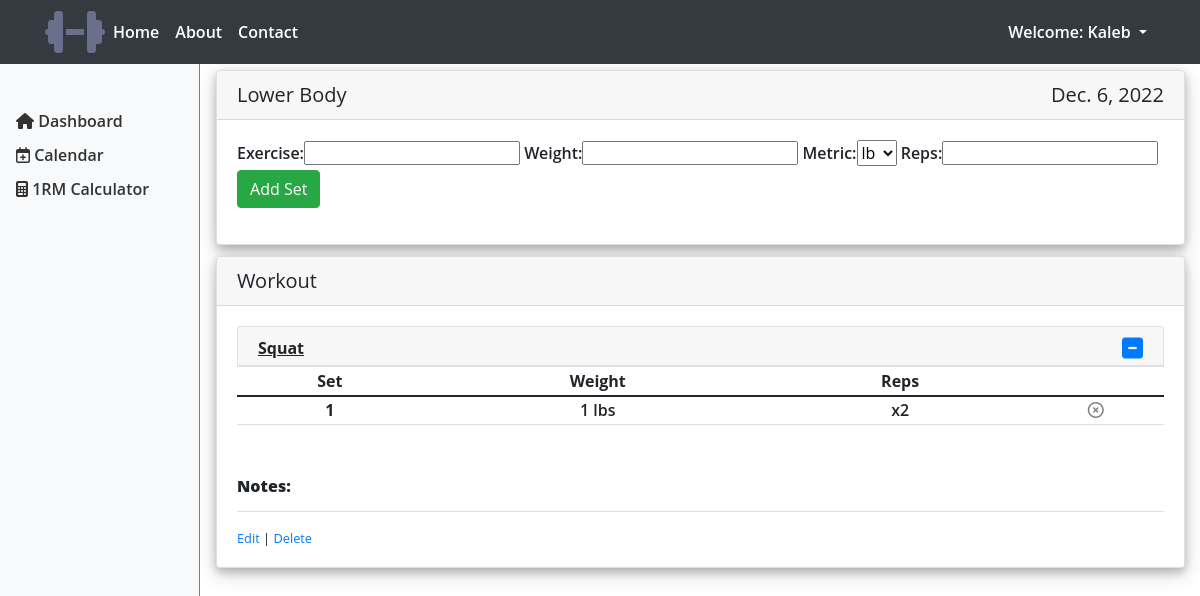
The app's page /10 (signed in) with its own data.
### fit_tracker/models.py (models this page shows, shortened)
class WorkoutName(models.Model):
    name = models.CharField(max_length=200)
    date = models.ForeignKey(
        WorkoutDate, on_delete=models.CASCADE, related_name="workoutname", null=True)

class WorkoutDate(models.Model):
    user = models.ForeignKey(
        User, on_delete=models.CASCADE, related_name="workoutdate", null=True)
    date = models.DateField()
    def __str__(self):
        return str(self.date)

class Exercise(models.Model):
    name = models.CharField(max_length=200)
    workout = models.ForeignKey(
        WorkoutName, on_delete=models.CASCADE, related_name="exercise", null=True)

class ExerciseSet(models.Model):
    METRICS = (
        ("lb", "lb"),
        ("kg", "kg"),
    )
    exercise = models.ForeignKey(
        Exercise, on_delete=models.CASCADE, related_name="exerciseset", null=True)
    weight = models.IntegerField()
    metric = models.CharField(max_length=2, choices=METRICS, default='lb')
    reps = models.IntegerField()

class Note(models.Model):
    notes = RichTextField(blank=True, null=True)
    workout = models.ForeignKey(
        WorkoutName, on_delete=models.CASCADE, related_name="notes", null=True)
    def __str__(self):
        return str(self.notes)

### fit_tracker/views.py (the view)
# urls.py: path("<int:id>", views.index, name="index"),
def index(response, id):
    x = WorkoutName.objects.get(id=id)
    ls = WorkoutDate.objects.get(id=id)
    if response.user != ls.user:
        return HttpResponse(status=403)
    if response.method == "POST":
        if 'notes' in response.POST:
            if x.notes.count() == 0:
                noteform = AdditionalNotes(response.POST)
                if noteform.is_valid():
                    note = noteform.cleaned_data["notes"]
                    n = Note(notes=note)
                    n.save()
                    x.notes.add(n)
            else:
                noteform = AdditionalNotes(response.POST)
                if noteform.is_valid():
                    note = noteform.cleaned_data["notes"]
                    noteId = x.notes.values('id')[0]['id']
                    Note.objects.filter(id=noteId).update(notes=note)
                    noteform = AdditionalNotes()
        else:
            noteform = AdditionalNotes()
        if 'exercise' in response.POST:
            form = LogExercises(response.POST)
            if form.is_valid():
                e = form.cleaned_data["exercise"]
                w = form.cleaned_data["weight"]
                m = form.cleaned_data["metric"]
                r = form.cleaned_data["reps"]
                if not x.exercise.filter(name=e).exists():
                    ex = Exercise(name=e)
                    exSets = ExerciseSet(weight=w, metric=m, reps=r)
                    ex.save()
                    exSets.save()
                    x.exercise.add(ex)
                    ex.exerciseset.add(exSets)
                else:
                    exId = x.exercise.filter(name=e).values('id')
                    exId = exId[0]['id']
                    ex = Exercise(id=exId)
                    exSets = ExerciseSet(weight=w, metric=m, reps=r)
                    exSets.save()
                    ex.exerciseset.add(exSets)
        else:
            form = LogExercises()
    else:
        if x.notes.count() > 0:
            ntId = x.notes.values('id')[0]['id']
            nt = Note.objects.get(id=ntId)
            noteform = AdditionalNotes(initial={'notes': nt})
        else:
            noteform = AdditionalNotes()
        form = LogExercises()
    return render(response, "fit_tracker/log.html", {"ls": ls, "form": form, "noteform": noteform})

### fit_tracker/forms.py
class LogExercises(forms.Form):
    METRICS = (
    ("lb", "lb"),
    ("kg", "kg"),
    )
    exercise = forms.CharField(label="Exercise",max_length=200)
    weight = forms.IntegerField()
    metric = forms.ChoiceField(choices = METRICS)
    reps = forms.IntegerField()

class AdditionalNotes(ModelForm):
    class Meta:
        model = Note
        fields= ["notes"]

### fit_tracker/templates/fit_tracker/log.html (shortened to what this page needs)
{% extends 'fit_tracker/base.html' %}
{% load static %}
{% block content %}
<link href="//netdna.bootstrapcdn.com/font-awesome/3.2.1/css/font-awesome.css" rel="stylesheet">
<link rel="stylesheet" href="https://cdnjs.cloudflare.com/ajax/libs/bootstrap-datepicker/1.9.0/css/bootstrap-datepicker.min.css" />
<link rel="stylesheet" type="text/css" href="{% static 'CSS/dashboard.css' %}">
{% for wkout in ls.workoutname.all %}
<div style="height: 220px;" class="container-fluid topdiv">
    <div class="card formcard">
      <h5 class="card-header" name = "{{ wkout.name }}" > {{ wkout.name }}<span style="float:right;">{{ls.date}}</span></h5>
      <div class="card-body">
        <form  action="" method="post" class="form-group">
          {{form}}
          <button type="submit" name="save" class= "btn btn-success">Add Set</button>
        </form>
      </div>
    </div>
</div>
{% endfor %}
<div class="container-fluid">
{% for wkout in ls.workoutname.all %}
<br><br>
<div class="card">
  <h5 class="card-header">Workout</h5>
  <div class="card-body">
  {% for e in wkout.exercise.all %}
  <div id="tablesDiv" >
   <div style="height: 40px;" class="card-header border">
  <h6><b><u>{{ e.name }}</u></b></h6>
  </div>
  <div class = "collapse" id="wTable{{ forloop.counter }}{{ ls }}" >
  <table class="table table-sm table-hover">
    <thead>
      <tr class="text-center">
        <th scope="col sm-3">Set</th>
        <th scope="col sm-3">Weight</th>
        <th scope="col sm-3">Reps</th>
        <th scope="col sm-3"></th>
      </tr>
    </thead>
    <tbody>
      {% for es in e.exerciseset.all %}
      <tr class="text-center">
        <th scope="row">{{ forloop.counter }} </th>
        <td>{% if es.weight == 0 %} bodyweight {% else %} {{ es.weight }} {{ es.metric }}s {% endif %}</td>
        <td>x{{ es.reps }}</td>
        <td><a name= "{{ es.id }}" href="{% url 'delete_set' es.id  %}"><i class="far fa-times-circle" style="color:grey;"></i></a></td>
      </tr>
      {% endfor %}
    </tbody>
  </table>
  </div>
  </div>
  {% endfor %}
  <br><br>
  {% for wkout in ls.workoutname.all %}
    {% for note in wkout.notes.all %}
      <div class="note bg-white">
      <p><b>Notes: </b></p>
      <div class="border-top my-3 bg-light"></div>
       </div>
      <div class="note">
      <small><a id="editNote" href="javascript:void();">Edit</a> | <a  data-toggle="modal" data-target="#ModalCenter" href="#">Delete</a></small>
      </div>
    {% endfor %}
  {% endfor %}
   </div>
  </div>
{% endfor %}
<br><br>
</div>
{% endblock %}

### fit_tracker/templates/fit_tracker/base.html (shortened to what this page needs)
<!doctype html>
{% load static %}
<html lang="en" dir="ltr">
<head>
  <link href="https://cdn.jsdelivr.net/npm/bootstrap@5.0.0-beta1/dist/css/bootstrap.min.css" rel="stylesheet"
>
  <link rel="stylesheet" href="https://cdnjs.cloudflare.com/ajax/libs/font-awesome/5.15.1/css/all.min.css">
  <link rel="stylesheet" href="https://maxcdn.bootstrapcdn.com/bootstrap/4.4.1/css/bootstrap.min.css">
  <link rel="stylesheet" type="text/css" href="{% static 'CSS/fit_tracker.css' %}">
</head>
<body>
  <nav class="navbar navbar-expand-lg navbar-dark bg-dark sticky-top">
    <div class="container">
      <a href="{% url 'home' %}"> <span class="fas fa-dumbbell"
          style="font-size:48px; right: 30px; color: #6a6f8c;"></i></span></a>
      <div class="collapse navbar-collapse" id="navbarNav">
        <div class="navbar-collapse collapse w-100 order-1 order-md-0 dual-collapse2" id="navbarNav">
          <ul class="navbar-nav mr-auto">
            <li class="nav-item active">
              <a class="nav-link" href="{% url 'home' %}">Home <span class="sr-only">(current)</span></a>
            </li>
            <li class="nav-item active">
              <a class="nav-link" href="{% url 'about' %}">About </a>
            </li>
            <li class="nav-item active">
              <a class="nav-link" href="{% url 'contact' %}">Contact </a>
            </li>
          </ul>
        </div>
        {% if user.is_authenticated %}
        <ul class="navbar-nav ml-auto">
          <li class="nav-item dropdown nav-item active">
            <a class="nav-link dropdown-toggle" href="#" id="navbardrop" data-toggle="dropdown">
              Welcome: {{ user.username }}
            </a>
          </li>
        </ul>
        {% endif %}
      </div>
    </div>
  </nav>
  {% if user.is_authenticated %}
  <nav class="col-md-2 d-none d-md-block bg-light sidebar">
    <div class="sidebar-sticky position-fixed">
      <ul class="nav flex-column mt-5">
        <li id="sideItems" class="nav-item">
          <a class="side nav-link" href="{% url 'home' %}">
            <span><i class="fas fa-home"></i></span>
            Dashboard
          </a>
        </li>
        <li class="nav-item">
          <a class="side nav-link" href="{% url 'calendar' %}">
            <span><i class="far fa-calendar-plus"></i></span>
            Calendar
          </a>
        </li>
        <li class="nav-item">
          <a class="side nav-link" href="{% url 'calculator' %}">
            <span><i class="fas fa-calculator"></i></span>
            1RM Calculator
          </a>
        </li>
      </ul>
    </div>
  </nav>
  {% endif %}
  {% block content %}
  {% endblock %}
</body>
</html>

### static/CSS/fit_tracker.css (style rules this page uses)
body { margin: 0; font: 600 16px/18px 'Open Sans', sans-serif }

### fit_tracker/static/CSS/dashboard.css (style rules this page uses)
.sidebar { position: fixed; top: 0; bottom: 0; left: 0; z-index: 100; padding: 0; box-shadow: inset -1px 0 0 rgba(0, 0, 0, .5); }
.sidebar-sticky { position: -webkit-sticky; position: sticky; top: 48px; height: calc(100vh - 48px); padding-top: .5rem; overflow-x: hidden; overflow-y: auto; }
.sidebar .nav-link { color: #333; }
.navbar { position: fixed; width: 100%; }
.border-top { border-top: 1px solid #e5e5e5; }
@media only screen and (min-width : 320px) { .container-fluid { padding-left: 20%; } }
@media only screen and (min-width : 480px) { .container-fluid { padding-left: 18%; } }
@media only screen and (min-width : 768px) { .container-fluid { padding-left: 18%; } }
@media only screen and (min-width : 992px) { .container-fluid { padding-left: 18%; } }
@media only screen and (min-width : 1200px) { .container-fluid { padding-left: 18%; } }
.topdiv { padding-top: 70px; }
.card { box-shadow: 0 4px 8px 0 rgba(0, 0, 0, 0.2), 0 6px 20px 0 rgba(0, 0, 0, 0.19); }

### records on screen
WorkoutName: name "Lower Body"
WorkoutDate: date "Dec. 6, 2022"
Exercise: name "Squat"
ExerciseSet: weight "1", metric "lb", reps "2"

### other values on screen
{{ user.username }} "Kaleb"
